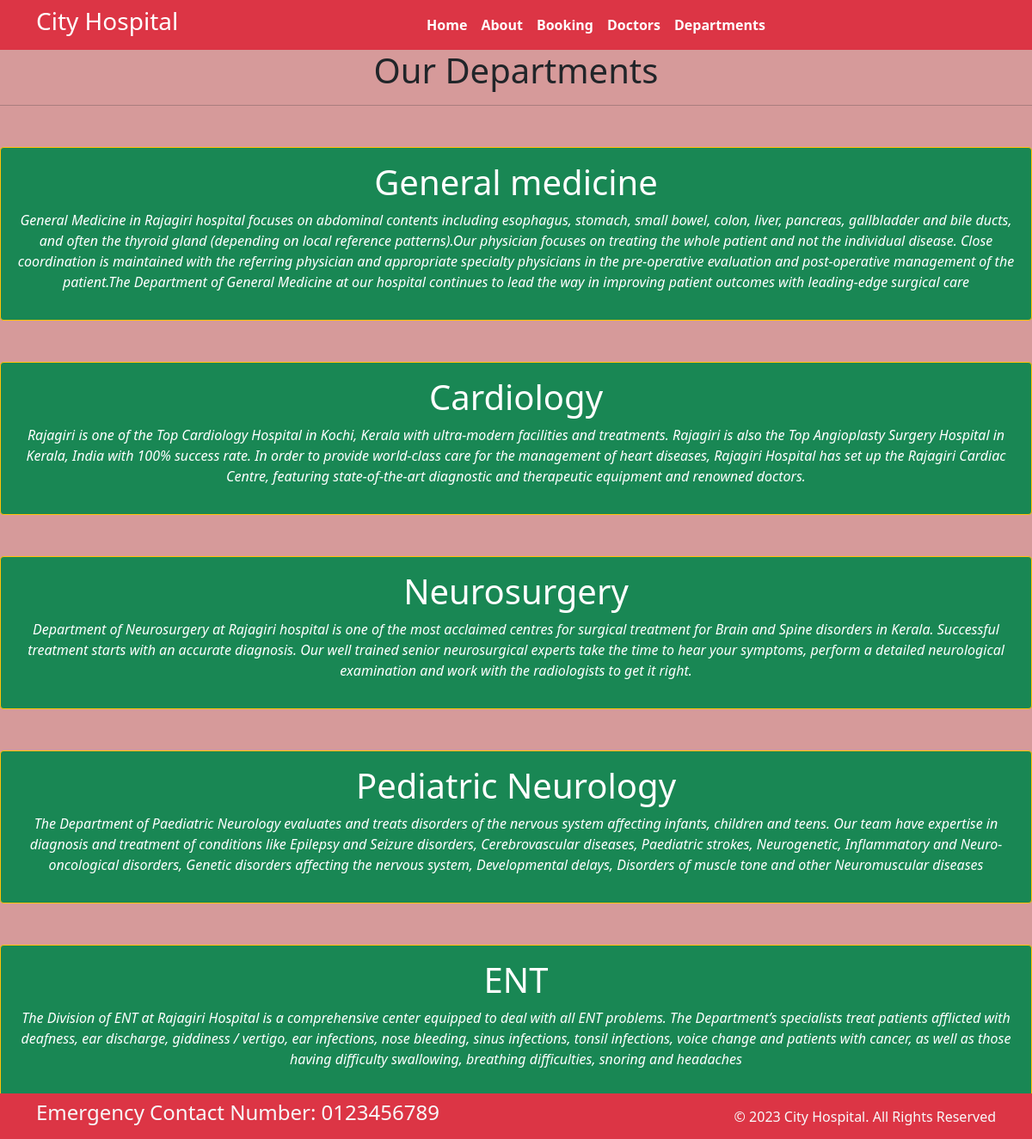
Page /department/ on the committed database.
### home/models.py (models this page shows, shortened)
class Departments(models.Model):
    dep_name=models.CharField(max_length=100)
    dep_description=models.TextField()

### home/views.py (the view)
# urls.py: path('department/',views.department,name='department'),
def department(request):
    dict_dept={
        'dept':Departments.objects.all()
    }
    return render(request,'departments.html',dict_dept)

### templates/departments.html (shortened to what this page needs)
{% extends "base.html" %}
{%block content%}
<h1 class="text-center" font>Our Departments</h1>
<hr>
{% for d in dept %}
<div class="text-center w-100 bg-success  text-white p-3 my-5 border border-warning rounded">
    <h1>{{d.dep_name}}</h1>
    <p style="font-style: italic;">{{d.dep_description}}</p>
</div>
{%endfor%}
{%endblock%}

### rows in the picture
Departments: dep_name "General medicine", dep_description "General Medicine in Rajagiri hospital focuses on abdominal contents including esophagus, stomach, small bowel, colon, liver, pancreas, gallbladder and bile ducts, and often the thyroid gland (depending on local reference patterns).Our physician focuses on treating the whole patient and not the individual disease. Close coordination is maintained with the referring physician and appropriate specialty physicians in the pre-operative evaluation and post-operative management of the patient.The Department of General Medicine at our hospital continues to lead the way in improving patient outcomes with leading-edge surgical care"
Departments: dep_name "Cardiology", dep_description "Rajagiri is one of the Top Cardiology Hospital in Kochi, Kerala with ultra-modern facilities and treatments. Rajagiri is also the Top Angioplasty Surgery Hospital in Kerala, India with 100% success rate. In order to provide world-class care for the management of heart diseases, Rajagiri Hospital has set up the Rajagiri Cardiac Centre, featuring state-of-the-art diagnostic and therapeutic equipment and renowned doctors."
Departments: dep_name "Neurosurgery", dep_description "Department of Neurosurgery at Rajagiri hospital is one of the most acclaimed centres for surgical treatment for Brain and Spine disorders in Kerala. Successful treatment starts with an accurate diagnosis. Our well trained senior neurosurgical experts take the time to hear your symptoms, perform a detailed neurological examination and work with the radiologists to get it right."
Departments: dep_name "Pediatric Neurology", dep_description "The Department of Paediatric Neurology evaluates and treats disorders of the nervous system affecting infants, children and teens. Our team have expertise in diagnosis and treatment of conditions like Epilepsy and Seizure disorders, Cerebrovascular diseases, Paediatric strokes, Neurogenetic, Inflammatory and Neuro-oncological disorders, Genetic disorders affecting the nervous system, Developmental delays, Disorders of muscle tone and other Neuromuscular diseases"
Departments: dep_name "ENT", dep_description "The Division of ENT at Rajagiri Hospital is a comprehensive center equipped to deal with all ENT problems. The Department’s specialists treat patients afflicted with deafness, ear discharge, giddiness / vertigo, ear infections, nose bleeding, sinus infections, tonsil infections, voice change and patients with cancer, as well as those having difficulty swallowing, breathing difficulties, snoring and headaches"
